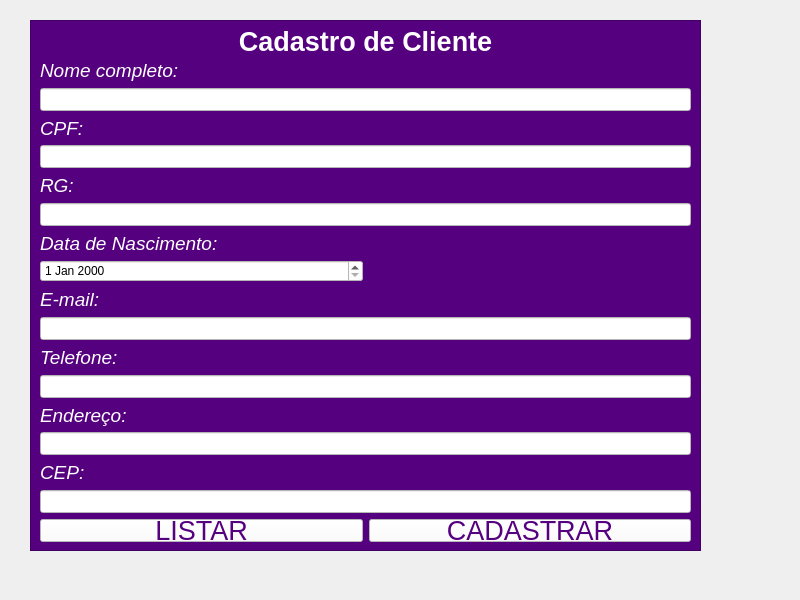
<?xml version="1.0" encoding="UTF-8"?>
<ui version="4.0">
 <class>MainWindow</class>
 <widget class="QMainWindow" name="MainWindow">
  <property name="geometry">
   <rect>
    <x>0</x>
    <y>0</y>
    <width>800</width>
    <height>600</height>
   </rect>
  </property>
  <property name="windowTitle">
   <string>MainWindow</string>
  </property>
  <widget class="QWidget" name="centralwidget">
   <widget class="QFrame" name="frame">
    <property name="geometry">
     <rect>
      <x>30</x>
      <y>20</y>
      <width>671</width>
      <height>531</height>
     </rect>
    </property>
    <property name="styleSheet">
     <string notr="true">color: rgb(255, 255, 255);
background-color: rgb(85, 0, 127);</string>
    </property>
    <property name="frameShape">
     <enum>QFrame::StyledPanel</enum>
    </property>
    <property name="frameShadow">
     <enum>QFrame::Raised</enum>
    </property>
    <layout class="QGridLayout" name="gridLayout">
     <item row="20" column="0">
      <widget class="QPushButton" name="listar">
       <property name="font">
        <font>
         <pointsize>20</pointsize>
        </font>
       </property>
       <property name="styleSheet">
        <string notr="true">color: rgb(85, 0, 127);
background-color: rgb(255, 255, 255);</string>
       </property>
       <property name="text">
        <string>LISTAR</string>
       </property>
      </widget>
     </item>
     <item row="20" column="1">
      <widget class="QPushButton" name="cadastrar">
       <property name="font">
        <font>
         <pointsize>20</pointsize>
        </font>
       </property>
       <property name="styleSheet">
        <string notr="true">color: rgb(85, 0, 127);
background-color: rgb(255, 255, 255);</string>
       </property>
       <property name="text">
        <string>CADASTRAR</string>
       </property>
      </widget>
     </item>
     <item row="2" column="0" colspan="2">
      <widget class="QLabel" name="label_2">
       <property name="font">
        <font>
         <pointsize>14</pointsize>
         <italic>true</italic>
        </font>
       </property>
       <property name="text">
        <string>Nome completo:</string>
       </property>
      </widget>
     </item>
     <item row="7" column="0" colspan="2">
      <widget class="QLineEdit" name="rg">
       <property name="font">
        <font>
         <pointsize>12</pointsize>
        </font>
       </property>
       <property name="styleSheet">
        <string notr="true">background-color: rgb(255, 255, 255);</string>
       </property>
      </widget>
     </item>
     <item row="8" column="0">
      <widget class="QLabel" name="label_8">
       <property name="font">
        <font>
         <pointsize>14</pointsize>
         <italic>true</italic>
        </font>
       </property>
       <property name="text">
        <string>Data de Nascimento:</string>
       </property>
      </widget>
     </item>
     <item row="19" column="0" colspan="2">
      <widget class="QLineEdit" name="cep">
       <property name="font">
        <font>
         <pointsize>12</pointsize>
        </font>
       </property>
       <property name="styleSheet">
        <string notr="true">background-color: rgb(255, 255, 255);</string>
       </property>
      </widget>
     </item>
     <item row="11" column="0" colspan="2">
      <widget class="QLineEdit" name="email">
       <property name="font">
        <font>
         <pointsize>12</pointsize>
        </font>
       </property>
       <property name="styleSheet">
        <string notr="true">background-color: rgb(255, 255, 255);</string>
       </property>
      </widget>
     </item>
     <item row="15" column="0" colspan="2">
      <widget class="QLineEdit" name="telefone">
       <property name="font">
        <font>
         <pointsize>12</pointsize>
        </font>
       </property>
       <property name="styleSheet">
        <string notr="true">background-color: rgb(255, 255, 255);</string>
       </property>
      </widget>
     </item>
     <item row="9" column="0">
      <widget class="QDateEdit" name="dateEdit">
       <property name="styleSheet">
        <string notr="true">background-color: rgb(255, 255, 255);
color: rgb(0, 0, 0);</string>
       </property>
      </widget>
     </item>
     <item row="13" column="0">
      <widget class="QLabel" name="label_6">
       <property name="font">
        <font>
         <pointsize>14</pointsize>
         <italic>true</italic>
        </font>
       </property>
       <property name="text">
        <string>Telefone:</string>
       </property>
      </widget>
     </item>
     <item row="6" column="0">
      <widget class="QLabel" name="label_7">
       <property name="font">
        <font>
         <pointsize>14</pointsize>
         <italic>true</italic>
        </font>
       </property>
       <property name="text">
        <string>RG:</string>
       </property>
      </widget>
     </item>
     <item row="16" column="0">
      <widget class="QLabel" name="label_9">
       <property name="font">
        <font>
         <pointsize>14</pointsize>
         <italic>true</italic>
        </font>
       </property>
       <property name="text">
        <string>Endereço:</string>
       </property>
      </widget>
     </item>
     <item row="18" column="0">
      <widget class="QLabel" name="label_10">
       <property name="font">
        <font>
         <pointsize>14</pointsize>
         <italic>true</italic>
        </font>
       </property>
       <property name="text">
        <string>CEP:</string>
       </property>
      </widget>
     </item>
     <item row="17" column="0" colspan="2">
      <widget class="QLineEdit" name="endereco">
       <property name="font">
        <font>
         <pointsize>12</pointsize>
        </font>
       </property>
       <property name="styleSheet">
        <string notr="true">background-color: rgb(255, 255, 255);</string>
       </property>
      </widget>
     </item>
     <item row="4" column="0" colspan="2">
      <widget class="QLabel" name="label_3">
       <property name="font">
        <font>
         <pointsize>14</pointsize>
         <italic>true</italic>
        </font>
       </property>
       <property name="text">
        <string>CPF:</string>
       </property>
      </widget>
     </item>
     <item row="5" column="0" colspan="2">
      <widget class="QLineEdit" name="cpf">
       <property name="font">
        <font>
         <pointsize>12</pointsize>
        </font>
       </property>
       <property name="styleSheet">
        <string notr="true">background-color: rgb(255, 255, 255);</string>
       </property>
      </widget>
     </item>
     <item row="10" column="0">
      <widget class="QLabel" name="label_4">
       <property name="font">
        <font>
         <pointsize>14</pointsize>
         <italic>true</italic>
        </font>
       </property>
       <property name="text">
        <string>E-mail:</string>
       </property>
      </widget>
     </item>
     <item row="3" column="0" colspan="2">
      <widget class="QLineEdit" name="nome">
       <property name="font">
        <font>
         <pointsize>12</pointsize>
        </font>
       </property>
       <property name="styleSheet">
        <string notr="true">background-color: rgb(255, 255, 255);</string>
       </property>
      </widget>
     </item>
     <item row="0" column="0" colspan="2">
      <widget class="QLabel" name="label">
       <property name="font">
        <font>
         <pointsize>20</pointsize>
         <weight>75</weight>
         <bold>true</bold>
        </font>
       </property>
       <property name="text">
        <string>Cadastro de Cliente</string>
       </property>
       <property name="alignment">
        <set>Qt::AlignCenter</set>
       </property>
      </widget>
     </item>
    </layout>
   </widget>
  </widget>
 </widget>
 <resources/>
 <connections/>
</ui>
